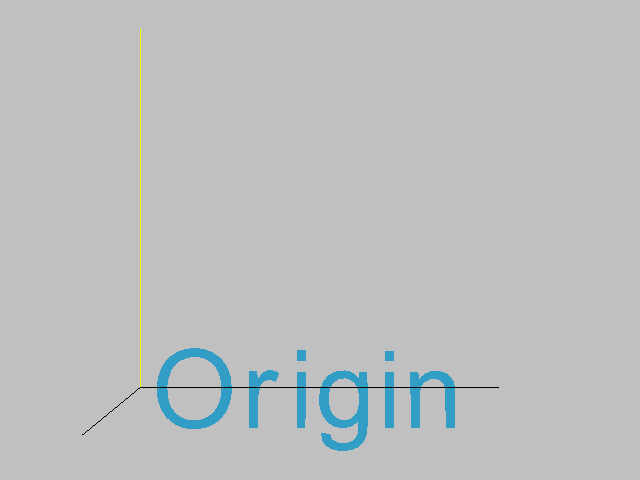

The script that drew this image:
#!/usr/bin/env python

# Demonstrate 3D text annotation using vtkVectorText and vtkFollower
# to label the origin of a coordinate axes display.

# Factory overrides: importing these modules registers the OpenGL rendering
# and interaction style implementations for vtkRenderingCore factory classes.
import vtkmodules.vtkInteractionStyle  # noqa: F401
import vtkmodules.vtkRenderingOpenGL2  # noqa: F401
# VTK pipeline classes used in this example
from vtkmodules.vtkFiltersGeneral import vtkAxes
from vtkmodules.vtkRenderingCore import (
    vtkActor,
    vtkFollower,
    vtkPolyDataMapper,
    vtkRenderWindow,
    vtkRenderWindowInteractor,
    vtkRenderer,
)
from vtkmodules.vtkRenderingFreeType import vtkVectorText

# Colors (normalized RGB)
peacock_rgb = (0.2, 0.631, 0.788)
background_rgb = (0.753, 0.753, 0.753)

# Source: generate XYZ axes at the origin
axes = vtkAxes()
axes.SetOrigin(0, 0, 0)

# Mapper: map axes polydata to graphics primitives
axes_mapper = vtkPolyDataMapper()
axes_mapper.SetInputConnection(axes.GetOutputPort())

# Actor: assign the axes geometry
axes_actor = vtkActor()
axes_actor.SetMapper(axes_mapper)

# Text source: create 3D vector text spelling "Origin"
text_source = vtkVectorText()
text_source.SetText("Origin")

# Mapper: map the text polydata to graphics primitives
text_mapper = vtkPolyDataMapper()
text_mapper.SetInputConnection(text_source.GetOutputPort())

# Follower: position the 3D text so it always faces the active camera
text_actor = vtkFollower()
text_actor.SetMapper(text_mapper)
text_actor.SetScale(0.2, 0.2, 0.2)
text_actor.AddPosition(0, -0.1, 0)
text_actor.GetProperty().SetColor(peacock_rgb)

# Renderer: assemble the scene and configure the camera
renderer = vtkRenderer()
renderer.AddActor(axes_actor)
renderer.AddActor(text_actor)
renderer.SetBackground(background_rgb)

# Render window: display the rendered scene
render_window = vtkRenderWindow()
render_window.AddRenderer(renderer)
render_window.SetWindowName("text origin")
render_window.SetMultiSamples(0)
render_window.SetSize(640, 480)

# Interactor: handle mouse and keyboard events
render_window_interactor = vtkRenderWindowInteractor()
render_window_interactor.SetRenderWindow(render_window)

# Scene: configure the camera
renderer.ResetCamera()
renderer.GetActiveCamera().Zoom(1.6)
renderer.ResetCameraClippingRange()
text_actor.SetCamera(renderer.GetActiveCamera())

# Start: launch the interactive visualization
render_window_interactor.Initialize()
render_window_interactor.Start()
